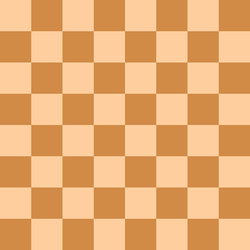
#> input picture flat_chessboard.png, 250 x 250 px, shrunk from 352 x 352 before the run
$ jupyter execute Corner_Edge_Grid_Detection.ipynb
#> lines starting #> are read from the running program, lines starting #| are printed output that depends on the picture; after the words box and inside, x2 and y2 are one past the last pixel; in counts of white or black regions, pixels touching at a corner belong together
[cell 1]
# Corner Detection
import cv2
import numpy as np
import matplotlib.pyplot as plt

[cell 2]
Chess_img = cv2.cvtColor(cv2.imread('flat_chessboard.png'),cv2.COLOR_BGR2RGB)
plt.imshow(Chess_img)

[cell 3]
gray_flat_chess = cv2.cvtColor(Chess_img,cv2.COLOR_BGR2GRAY)
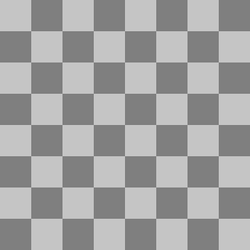
#> gray_flat_chess: shape (250, 250); min 113, max 210, mean 162
plt.imshow(gray_flat_chess,'gray')

[cell 4]
BLUE = [255,255,255]
padded_chess_img_gray = cv2.copyMakeBorder(gray_flat_chess.copy(),25,25,25,25,cv2.BORDER_CONSTANT,value=BLUE)
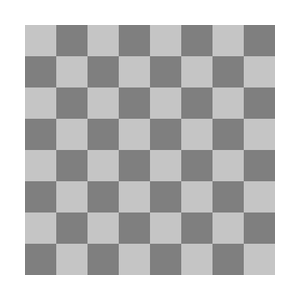
#> padded_chess_img_gray: shape (300, 300); min 113, max 255, mean 190.4
plt.imshow(padded_chess_img_gray,'gray')

[cell 5]
corners = cv2.goodFeaturesToTrack(padded_chess_img_gray,100,0.1,10)
#> corners = 81 rows, first 8: [25, 274], [274, 25], [180, 273], [55, 273], [26, 244], [273, 180], [26, 119], [273, 55]
corners =np.int0(corners)

[cell 6]
for i in corners:
    x,y = i.ravel()
    cv2.circle(padded_chess_img_gray,(x,y),3,(0,255,0),-1)
#> this loop made 81 passes
#> (x, y) on passes 1 to 12: (25, 274), (274, 25), (180, 273), (55, 273), (26, 244), (273, 180), (26, 119), (273, 55), (244, 26), (119, 26), (150, 273), (273, 150)
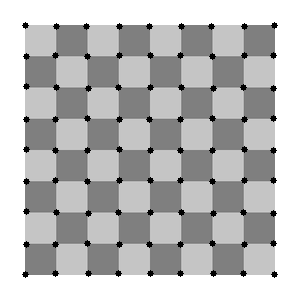
#> padded_chess_img_gray: shape (300, 300); 2.61% of pixels changed, all inside (x1, y1, x2, y2) = (22, 22, 278, 278)

plt.imshow(padded_chess_img_gray,"gray")

[cell 7]
# EDGE DETECTION THROUGH OPENCV

img = cv2.imread('Bruno_face.jpg')
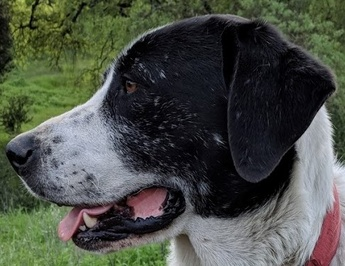
#> input picture Bruno_face.jpg, 345 x 266 px, shrunk from 486 x 375 before the run
#> img is the input picture: shape (266, 345, 3); mean B, G, R 70, 78.7, 74.3
blurred_img = cv2.blur(img,ksize=(5,5))
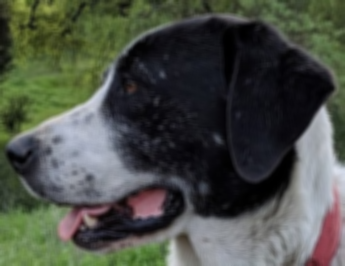
#> blurred_img: shape (266, 345, 3); mean B, G, R 70, 78.7, 74.3
med_val = np.mean(blurred_img)
#> med_val = 74.33
lower = int(max(0, 0.7* med_val))
#> lower = 52
upper = int(min(255,1.3 * med_val))
#> upper = 96
edges = cv2.Canny(image=blurred_img, threshold1=lower+20 , threshold2=upper+45)
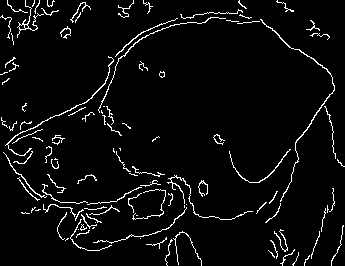
#> edges: shape (266, 345); 4.6% white in thin lines or dots
fig = plt.figure(figsize=(10,8))
plt.subplot(121)
plt.imshow(img)
plt.subplot(122)
plt.imshow(edges)
#> figure, not shown here; B, G, R data is drawn as R, G, B

[cell 8]
img = cv2.imread('Bruno.jpg')
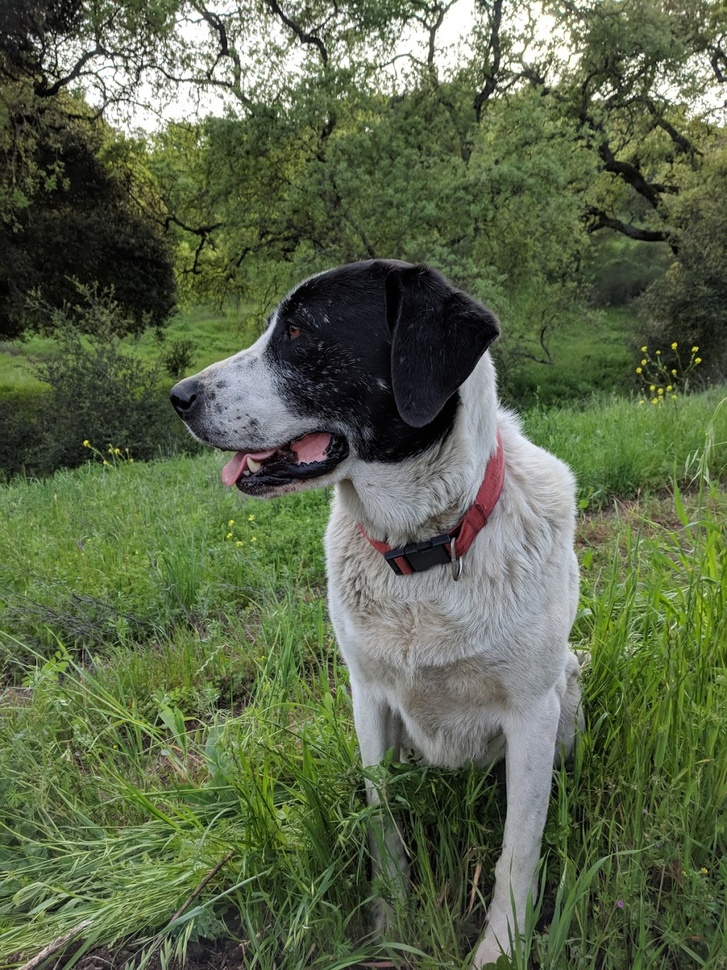
#> input picture Bruno.jpg, 727 x 970 px, shrunk from 1025 x 1367 before the run
#> img is the input picture: shape (970, 727, 3); mean B, G, R 74.2, 102.6, 91.2
blurred_img = cv2.blur(img,ksize=(5,5))
#> blurred_img: shape (970, 727, 3)
med_val = np.mean(blurred_img)
#> med_val = 89.33
lower = int(max(0, 0.7* med_val))
#> lower = 62
upper = int(min(255,1.3 * med_val))
#> upper = 116
edges = cv2.Canny(image=blurred_img, threshold1=lower+35 , threshold2=upper+45)
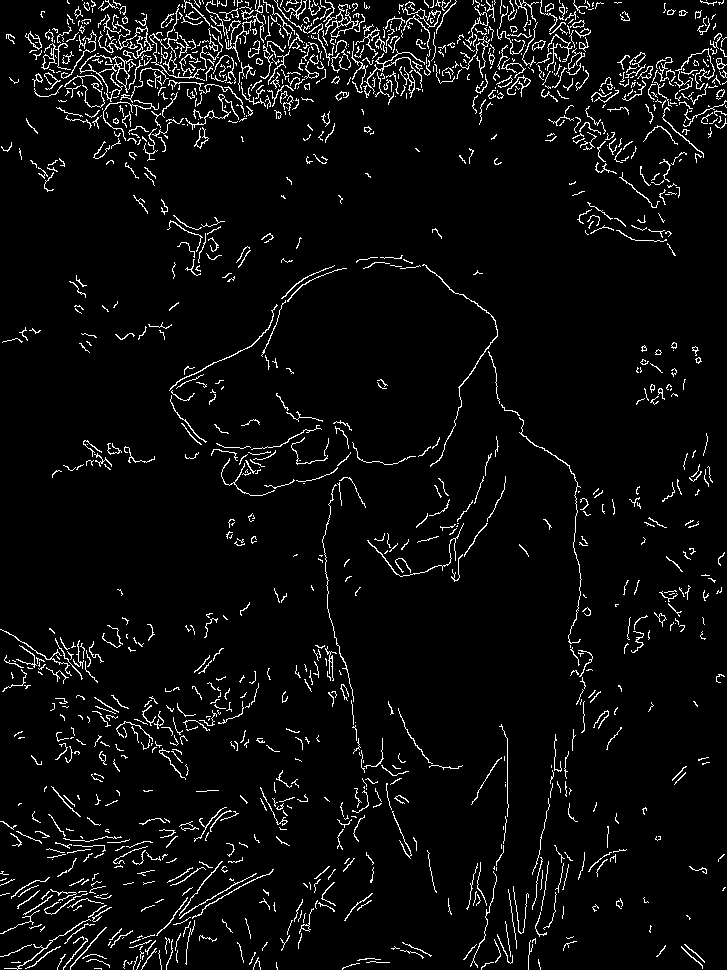
#> edges: shape (970, 727); 4.8% white in thin lines or dots

[cell 9]
fig = plt.figure(figsize=(10,8))
plt.subplot(121)
plt.imshow(img)
plt.subplot(122)
plt.imshow(edges)
#> figure, not shown here; B, G, R data is drawn as R, G, B

[cell 10]
#Grid_Detection
img = cv2.imread('flat_chessboard.png')
#> img is the input picture: shape (250, 250, 3); mean B, G, R 114.5, 172.5, 231.8
plt.imshow(cv2.imread('flat_chessboard.png'),cmap='gray')
found, corners = cv2.findChessboardCorners(img,(7,7))
#> found = True; corners = 49 rows, first 8: [30.69, 30.69], [62, 30.69], [93.31, 30.69], [124.5, 30.68], [155.7, 30.69], [187, 30.69], [218.3, 30.69], [30.68, 62.03]
if found:
    print('OpenCV was able to find the corners')
else:
    print("OpenCV did not find corners. Please check your patternSize.")

[cell 11]
cv2.drawChessboardCorners(img,(7,7),corners,found)
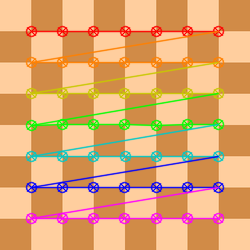
#> img: shape (250, 250, 3); 17.6% of pixels changed, all inside (x1, y1, x2, y2) = (25, 25, 225, 225)
plt.imshow(img)
